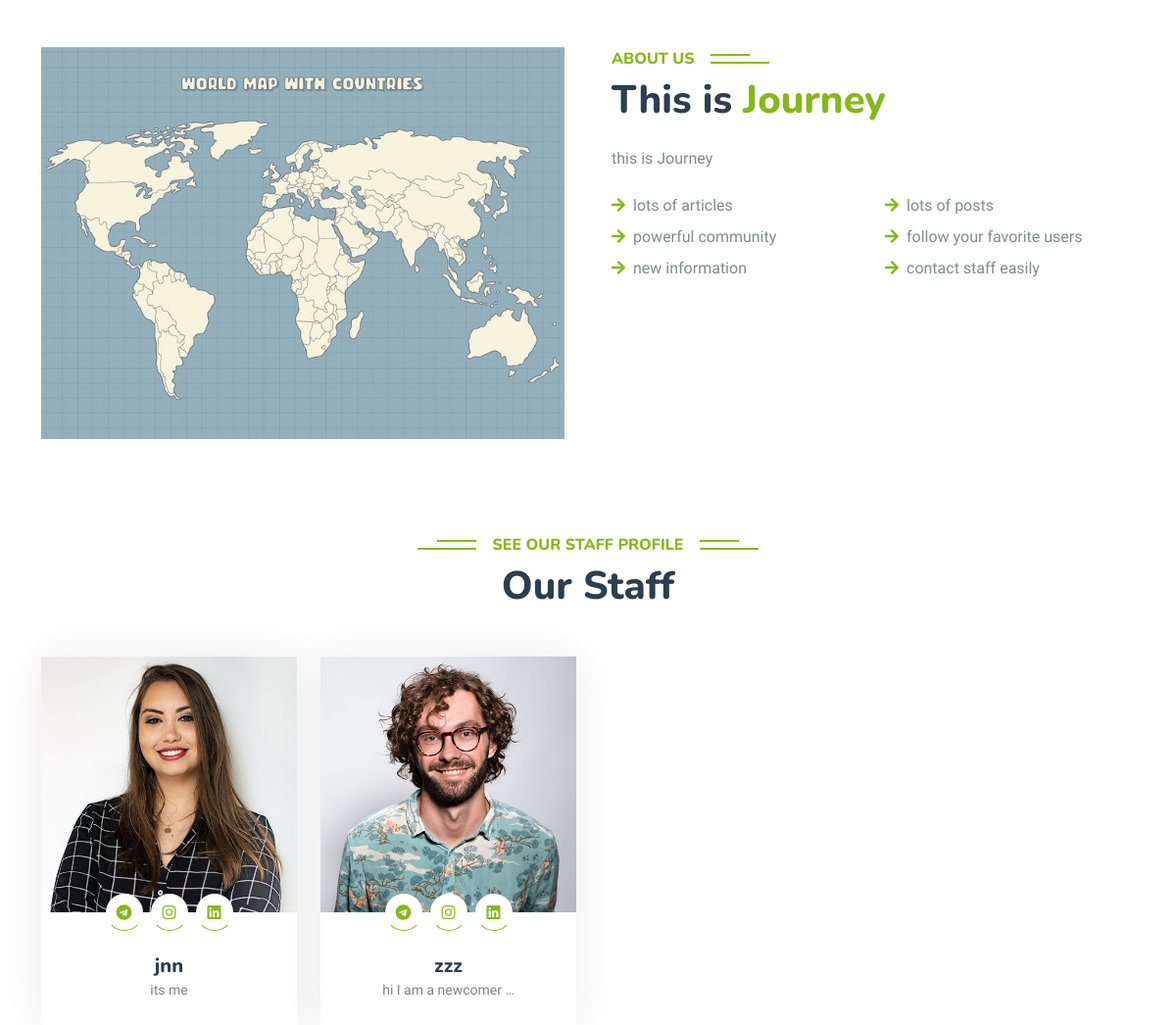
/about, run on the app's committed database.
### user_module/models.py (models this page shows)
class User(AbstractUser):
    phone = models.IntegerField(verbose_name='your number', null=True, blank=True)
    email_active_code = models.CharField(max_length=100)
    following = models.ManyToManyField('self', through='Contact', related_name='followers', symmetrical=False)
    def __str__(self):
        return self.email
    class Meta:
        verbose_name = 'user'
        verbose_name_plural = 'users'

### profile_module/models.py (models this page shows, shortened)
class Profile(models.Model):
    user = models.OneToOneField(User, on_delete=models.CASCADE, related_name='user_profile', blank=False, verbose_name='user')
    avatar = models.ImageField(upload_to='avatars', verbose_name='profile picture', null=True, blank=True)
    telegram = models.CharField(max_length=50, verbose_name='telegram link', null=True, blank=True)
    instagram = models.CharField(max_length=50, verbose_name='instagram link', null=True, blank=True)
    linkedin = models.CharField(max_length=50, verbose_name='linked-in link', null=True, blank=True)
    job = models.CharField(max_length=50, verbose_name='your job', null=True, blank=True)
    about = models.TextField(verbose_name='about you', null=True, blank=True)
    activity_score = models.PositiveIntegerField(verbose_name='activity score', default=0)
    saved_articles = models.ManyToManyField(Article, related_name='saved_by')
    liked_posts = models.ManyToManyField(Post, related_name='liked_by')
    class Meta:
        verbose_name = 'profile'
        verbose_name_plural = 'profiles'

### about_module/views.py (the view)
# urls.py: path('about', views.AboutView.as_view(), name='about-page'),
class AboutView(ListView):
    template_name = 'about.html'
    model = User
    ordering = 'username'
    context_object_name = 'staff_list'
    def get_queryset(self, **kwargs):
        query = super().get_queryset()
        query = query.filter(is_staff=True)
        print(query)
        return query

### about_module/templates/about.html (shortened to what this page needs)
{% extends 'base.html' %}
{% load thumbnail %}
{% block content %}
    <div class="container-xxl py-5">
        <div class="container">
            <div class="row g-5">
                <div class="col-lg-6 wow fadeInUp" data-wow-delay="0.1s"
                     style="min-height: 400px; visibility: visible; animation-delay: 0.1s; animation-name: fadeInUp;">
                    <div class="position-relative h-100">
                        <img class="img-fluid position-absolute w-100 h-100" src="/static/img/world-pic.jpg" alt=""
                             style="object-fit: cover;">
                    </div>
                </div>
                <div class="col-lg-6 wow fadeInUp" data-wow-delay="0.3s"
                     style="visibility: visible; animation-delay: 0.3s; animation-name: fadeInUp;">
                    <h6 class="section-title bg-white text-start text-primary pe-3">About Us</h6>
                    <h1 class="mb-4">This is <span class="text-primary">Journey</span></h1>
                    <p class="mb-4">this is Journey</p>
                    <div class="row gy-2 gx-4 mb-4">
                        <div class="col-sm-6">
                            <p class="mb-0"><i class="fa fa-arrow-right text-primary me-2"></i>lots of articles</p>
                        </div>
                        <div class="col-sm-6">
                            <p class="mb-0"><i class="fa fa-arrow-right text-primary me-2"></i>lots of posts</p>
                        </div>
                        <div class="col-sm-6">
                            <p class="mb-0"><i class="fa fa-arrow-right text-primary me-2"></i>powerful community</p>
                        </div>
                        <div class="col-sm-6">
                            <p class="mb-0"><i class="fa fa-arrow-right text-primary me-2"></i>follow your favorite users</p>
                        </div>
                        <div class="col-sm-6">
                            <p class="mb-0"><i class="fa fa-arrow-right text-primary me-2"></i>new information</p>
                        </div>
                        <div class="col-sm-6">
                            <p class="mb-0"><i class="fa fa-arrow-right text-primary me-2"></i>contact staff easily</p>
                        </div>
                    </div>
                </div>
            </div>
        </div>
    </div>
    <div class="container-xxl py-5">
        <div class="container">
            <div class="text-center wow fadeInUp" data-wow-delay="0.1s"
                 style="visibility: visible; animation-delay: 0.1s; animation-name: fadeInUp;">
                <h6 class="section-title bg-white text-center text-primary px-3">see our staff profile</h6>
                <h1 class="mb-5">Our Staff</h1>
            </div>
            <div class="row g-4">
                {% for staff in staff_list %}
                    <div class="col-lg-3 col-md-6 wow fadeInUp" data-wow-delay="0.1s"
                         style="visibility: visible; animation-delay: 0.1s; animation-name: fadeInUp;">
                        <div class="team-item">
                            <div class="overflow-hidden">
                                {% thumbnail staff.user_profile.avatar "400x400" as im %}
                                    <img class="img-fluid" src="{{ im.url }}" alt="">
                                {% endthumbnail %}
                            </div>
                            <div class="position-relative d-flex justify-content-center" style="margin-top: -19px;">
                                <a class="btn btn-square mx-1" href="#"><i class="fab fa-telegram"></i></a>
                                <a class="btn btn-square mx-1" href="#"><i class="fab fa-instagram"></i></a>
                                <a class="btn btn-square mx-1" href="#"><i class="fab fa-linkedin"></i></a>
                            </div>
                            <a style="color: gray" href="{% url 'user-info' staff.username %}">
                            <div class="text-center p-4">
                                <h5 class="mb-0">{{ staff.username  }}</h5>
                                <small>{{ staff.user_profile.about | truncatewords:5 }}</small>
                            </div>
                                </a>
                        </div>
                    </div>
                {% endfor %}
            </div>
        </div>
    </div>
{% endblock %}

### static/css/style.css (style rules this page uses)
:root { --primary: #86B817; --secondary: #FE8800; --light: #F5F5F5; --dark: #14141F; }
.btn { font-family: 'Nunito', sans-serif; font-weight: 600; transition: .5s; }
.btn-square { width: 38px; height: 38px; }
.btn-square, .btn-sm-square, .btn-lg-square { padding: 0; display: flex; align-items: center; justify-content: center; font-weight: normal; border-radius: 0px; }
.section-title { position: relative; display: inline-block; text-transform: uppercase; }
.section-title::before { position: absolute; content: ""; width: calc(100% + 80px); height: 2px; top: 4px; left: -40px; background: var(--primary); z-index: -1; }
.section-title::after { position: absolute; content: ""; width: calc(100% + 120px); height: 2px; bottom: 5px; left: -60px; background: var(--primary); z-index: -1; }
.section-title.text-start::before { width: calc(100% + 40px); left: 0; }
.section-title.text-start::after { width: calc(100% + 60px); left: 0; }
.team-item { box-shadow: 0 0 45px rgba(0, 0, 0, .08); }
.team-item img { transition: .5s; }
.team-item .btn { background: #FFFFFF; color: var(--primary); border-radius: 20px; border-bottom: 1px solid var(--primary); }

### data on the page
User: shows a picture, username "jnn", user_profile.about "its me"
User: shows a picture, username "zzz", user_profile.about "hi I am a newcomer …"
